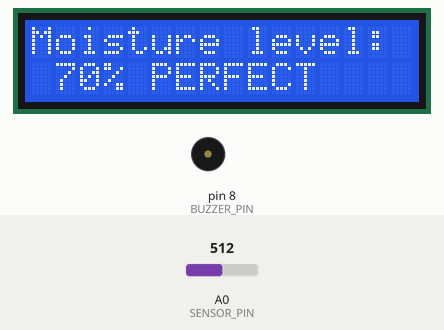
Recording of a sketch running on a simulated Arduino Uno, built with avr-gcc and run on an emulated ATmega328P. Parts: 16×2 character LCD, buzzer (waves = sounding, pin HIGH). The test bench sets the inputs (shaded band); at power-on: A0 (SENSOR_PIN) = 512. What the sketch prints to the serial monitor is not drawn.

Above: at 1.7 s.
1.8 s: A0 (SENSOR_PIN) set to 444
At 3.2 s:
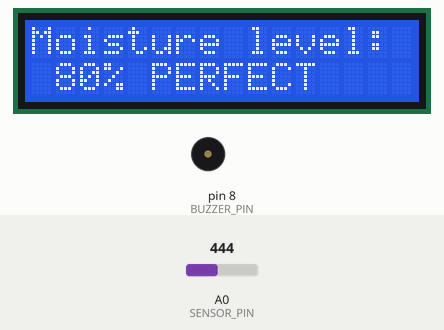
3.6 s: A0 (SENSOR_PIN) set to 426
At 4.9 s:
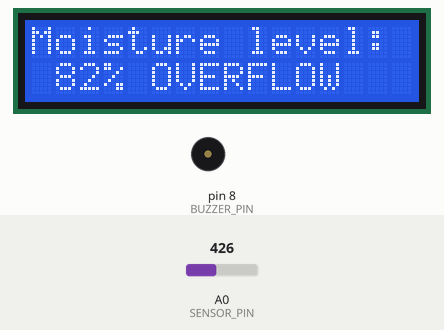
6.6 s: A0 (SENSOR_PIN) set to 900
At 7.9 s:
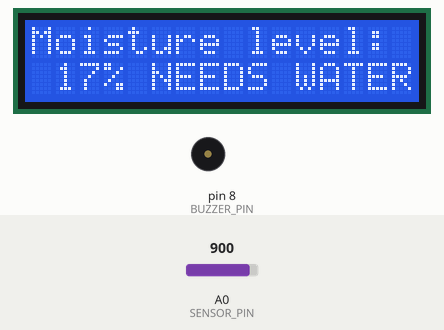
9.6 s: A0 (SENSOR_PIN) set to 816
At 10.21 s:
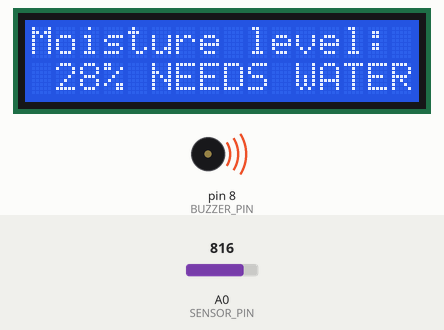
11.8 s: A0 (SENSOR_PIN) set to 791
At 13.2 s:
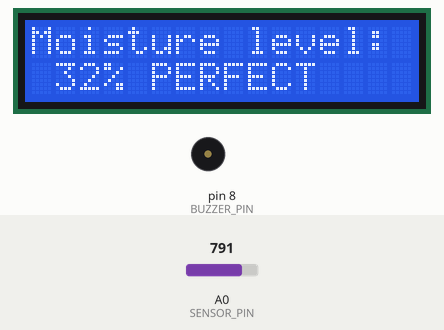
Timing chart, 0 to 14.6 s (numbered marks = the images above; inputs shaded):
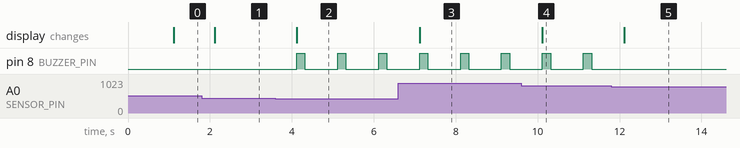

Measured:
- the behaviour switches between 438 and 437 on A0 (SENSOR_PIN) (found by bisection; images 1 and 2)
- the behaviour switches between 807 and 806 on A0 (SENSOR_PIN) (found by bisection; images 4 and 5)
- after the input at 1.8 s, the display: changes after 0.32 s (image 1)
- after the input at 3.6 s, pin 8 (BUZZER_PIN): alternates HIGH for 0.20 s and LOW for 0.80 s, starting after 0.52 s; the display: changes after 0.52 s (image 2)
- after the input at 6.6 s, the display: changes after 0.52 s (image 3)
- after the input at 9.6 s, the display: changes after 0.52 s (image 4)
- after the input at 11.8 s, pin 8 (BUZZER_PIN): stops changing and stays LOW; the display: changes after 0.32 s (image 5)

The sketch:

soil_moisture.ino
```cpp
/*
  Smart Soil Moisture Monitoring System
  Board:   Arduino Uno
  Sensor:  Analog soil moisture sensor
  Outputs: I2C LCD (16x2) and a buzzer

  Behaviour (three states):
    - NEEDS WATER : moisture is too low  -> the buzzer keeps beeping
    - OVERFLOW    : moisture is too high -> the buzzer keeps beeping
    - PERFECT     : moisture is in the right range -> the buzzer stays silent
    The moisture percentage and the current state are shown on the LCD.

  NOTE: This sketch was reconstructed in 2026 from the design of the
  original 2024 project. The original source file was not kept. Pin numbers,
  the calibration values, the two thresholds, the LCD address and the LCD
  wording are typical or placeholder values, not recovered ones. The
  calibration values must be re-measured with the sensor in dry air and in
  water before the percentages can be trusted.

  Library: "LiquidCrystal I2C" by Frank de Brabander (install from the Library Manager)
*/

#include <Wire.h>
#include <LiquidCrystal_I2C.h>

// ---------- Pin assignments (adjust to your wiring) ----------
const int SENSOR_PIN = A0;   // Soil moisture sensor analog output
const int BUZZER_PIN = 8;    // Active buzzer

// ---------- Calibration and settings ----------
const int DRY_VALUE = 1023;                    // Placeholder: raw reading in dry air
const int WET_VALUE = 300;                     // Placeholder: raw reading in water
const int NEEDS_WATER_BELOW_PERCENT = 30;      // Below this: needs water
const int OVERFLOW_ABOVE_PERCENT    = 80;      // Above this: overflow
const unsigned long READ_INTERVAL_MS = 1000;   // Time between readings

// ---------- LCD settings ----------
const uint8_t LCD_ADDRESS = 0x27;   // Common I2C address; some modules use 0x3F
LiquidCrystal_I2C lcd(LCD_ADDRESS, 16, 2);

unsigned long lastReading = 0;

int readMoisturePercent() {
  long total = 0;
  for (int i = 0; i < 10; i++) {
    total += analogRead(SENSOR_PIN);
    delay(10);
  }
  int raw = total / 10;

  int percent = map(raw, DRY_VALUE, WET_VALUE, 0, 100);   // Dry reads high, wet reads low
  return constrain(percent, 0, 100);
}

void beep() {
  digitalWrite(BUZZER_PIN, HIGH);
  delay(200);
  digitalWrite(BUZZER_PIN, LOW);
}

void setup() {
  Serial.begin(9600);
  pinMode(BUZZER_PIN, OUTPUT);
  digitalWrite(BUZZER_PIN, LOW);

  lcd.init();
  lcd.backlight();
  lcd.clear();
  lcd.setCursor(0, 0);
  lcd.print("Moisture level:");
}

void loop() {
  if (millis() - lastReading >= READ_INTERVAL_MS) {
    lastReading = millis();

    int percent = readMoisturePercent();

    const char* state;
    bool alarm;
    if (percent < NEEDS_WATER_BELOW_PERCENT) {
      state = "NEEDS WATER";
      alarm = true;
    } else if (percent > OVERFLOW_ABOVE_PERCENT) {
      state = "OVERFLOW";
      alarm = true;
    } else {
      state = "PERFECT";
      alarm = false;
    }

    char line[17];
    snprintf(line, sizeof(line), "%3d%% %-11s", percent, state);
    lcd.setCursor(0, 1);
    lcd.print(line);

    Serial.print("Moisture: ");
    Serial.print(percent);
    Serial.print("% - ");
    Serial.println(state);

    if (alarm) {
      beep();   // Repeats on every reading while the alarm state lasts
    }
  }
}
```
